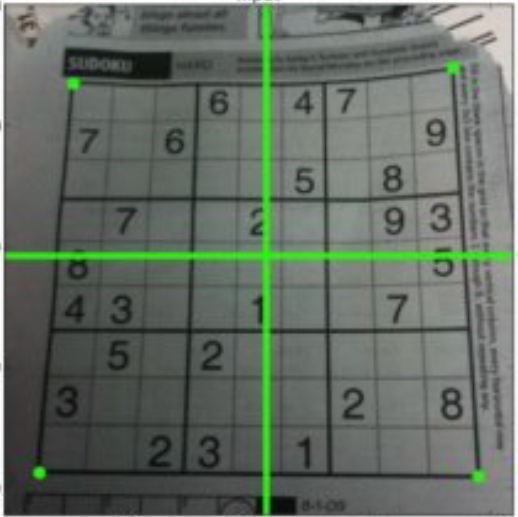
#> input picture opencv_py/images/perspective.jpg, 518 x 517 px
$ python img_proc.py
#> lines starting #> are read from the running program, lines starting #| are printed output that depends on the picture
import cv2
import matplotlib.pyplot as plt
import numpy as np
from src.util import plot_images


# [80 lines left out: functions bgr_filter, hsv_filter, simple_thre, resize0, transform0, transform1 and 1 more, not called in this run]


def perspective2():
    img = cv2.imread('../images/perspective.jpg')
#> img is the input picture: shape (517, 518, 3); mean B, G, R 99.3, 108.7, 99.7
    rows, cols, ch = img.shape
#> rows = 517; cols = 518; ch = 3
    pts1 = np.float32([[56, 65], [368, 52], [28, 387], [389, 390]])
    pts2 = np.float32([[0, 0], [300, 0], [0, 300], [300, 300]])
    M = cv2.getPerspectiveTransform(pts1, pts2)
    dst = cv2.warpPerspective(img, M, (300, 300))
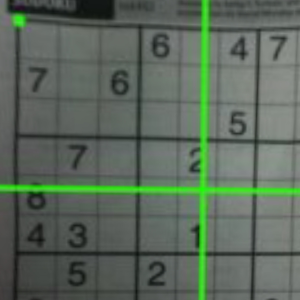
#> dst: shape (300, 300, 3); mean B, G, R 91, 104.8, 90.9
    cv2.imshow('input', img)
    cv2.imshow('output', dst)

    plt.subplot(121), plt.imshow(img), plt.title('Input')
    plt.subplot(122), plt.imshow(dst), plt.title('Output')
    plt.show()
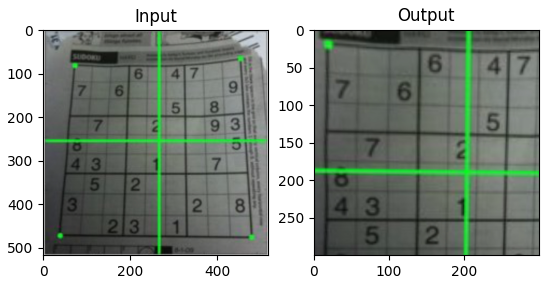
#> figure drawn by matplotlib, 2 panels; B, G, R data is drawn as R, G, B


perspective2()
